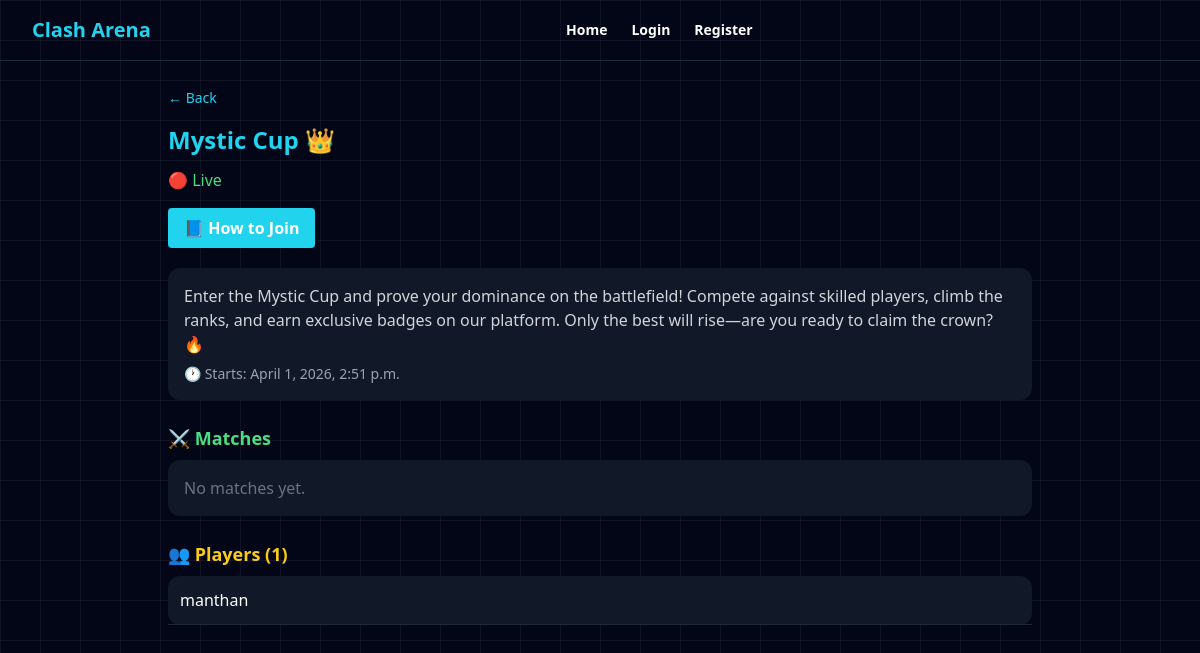
Page /tournament/7/ on the earlier database version.
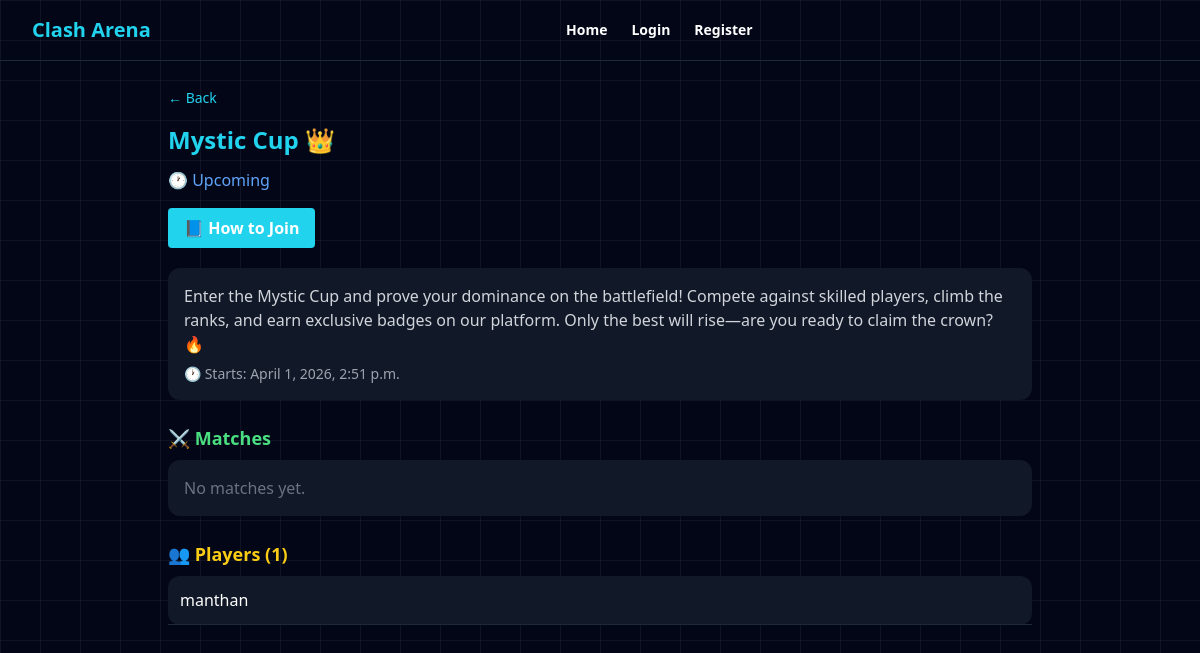
Same page on the later database version.
### core/views.py (the view, shortened to what this page needs)
# urls.py: path('tournament/<int:tournament_id>/', tournament_detail, name='tournament_detail'),
def tournament_detail(request, tournament_id):
    tournament = get_object_or_404(Tournament, id=tournament_id)
    participants = Participant.objects.filter(tournament=tournament)
    matches = Match.objects.filter(tournament=tournament)
    now = localtime()
    count = participants.count()
    show_password = False
    if tournament.start_time:
        if now >= tournament.start_time - timedelta(minutes=10):
            show_password = True
    joined_tournaments = []
    is_participant = False
    prize_pool = tournament.entry_fee * count if tournament.is_paid else None
    return render(request, 'tournament_detail.html', {
        'tournament': tournament,
        'participants': participants,
        'matches': matches,
        'show_password': show_password,
        'joined_tournaments': joined_tournaments,
        'count': count,
        'prize_pool': prize_pool,
        'is_participant': is_participant,
    })

### core/context_processors.py (called while the page is built)
def unread_notifications(request):
    if request.user.is_authenticated:
        count = Notification.objects.filter(
            user=request.user, is_read=False
        ).count()
        return {'unread_count': count}
    return {'unread_count': 0}

### templates/tournament_detail.html (shortened to what this page needs)
{% extends "base.html" %}
{% load static %}
{% block content %}
<div class="max-w-4xl mx-auto px-4 py-6">
    <a href="/" class="text-cyan-400 mb-4 inline-block text-sm">← Back</a>
    <h1 class="text-2xl font-bold text-cyan-400 mb-3">{{ tournament.name }}</h1>
    {% if tournament.status == 'upcoming' %}
        <p class="text-blue-400">🕐 Upcoming</p>
    {% elif tournament.status == 'ongoing' %}
        <p class="text-green-400">🔴 Live</p>
    {% elif tournament.status == 'completed' %}
        <p class="text-yellow-400">🏆 Completed</p>
    {% elif tournament.status == 'cancelled' %}
        <p class="text-red-400">❌ Cancelled</p>
    {% endif %}
    <div class="flex gap-2 mt-4 flex-wrap">
        <button onclick="openGuide()" class="bg-cyan-400 px-4 py-2 rounded font-bold">
            📘 How to Join
        </button>
    </div>
    <div class="bg-gray-900 p-4 rounded-xl mt-5">
        <p class="text-gray-300">{{ tournament.description }}</p>
        <div class="text-sm text-gray-400 mt-2">
            {% if tournament.start_time %}
            <p>🕐 Starts: {{ tournament.start_time }}</p>
            {% endif %}
        </div>
    </div>
    <h2 class="text-lg font-bold text-green-400 mt-6">⚔️ Matches</h2>
    <div class="bg-gray-900 rounded-xl mt-2">
        {% for match in matches %}
        <div class="p-4 border-b border-gray-800 text-center">
            <p class="text-white">
                {{ match.player1.username }} VS {{ match.player2.username }}
            </p>
            {% if match.winner %}
                <p class="text-green-400">🏆 Winner: {{ match.winner.username }}</p>
            {% else %}
                {% if user.is_authenticated %}
                    {% if user.profile.is_admin or user == tournament.creator %}
                        <form method="POST" action="/submit-result/{{ match.id }}/" class="mt-2">
                            {% csrf_token %}
                            <select name="winner" class="bg-gray-800 p-2 rounded text-white text-sm">
                                <option value="{{ match.player1.id }}">{{ match.player1.username }}</option>
                                <option value="{{ match.player2.id }}">{{ match.player2.username }}</option>
                            </select>
                            <button type="submit" class="bg-green-500 px-3 py-1 rounded text-white text-sm mt-1">
                                Set Winner
                            </button>
                        </form>
                    {% endif %}
                {% endif %}
            {% endif %}
        </div>
        {% empty %}
        <p class="text-gray-500 p-4">No matches yet.</p>
        {% endfor %}
    </div>
    <h2 class="text-lg font-bold text-yellow-400 mt-6">👥 Players ({{ count }})</h2>
    <div class="bg-gray-900 rounded-xl mt-2">
        {% for p in participants %}
        <div class="p-3 border-b border-gray-800">
            {{ p.user.username }}
        </div>
        {% empty %}
        <p class="text-gray-500 p-4">No players yet.</p>
        {% endfor %}
    </div>
</div>
{% endblock %}

Differences in the rows shown:
changed Tournament "Mystic Cup 👑": status "ongoing" → "upcoming" (drawn)
Other differences:
text no longer shown: "🔴 Live"
text now shown: "🕐 Upcoming"
